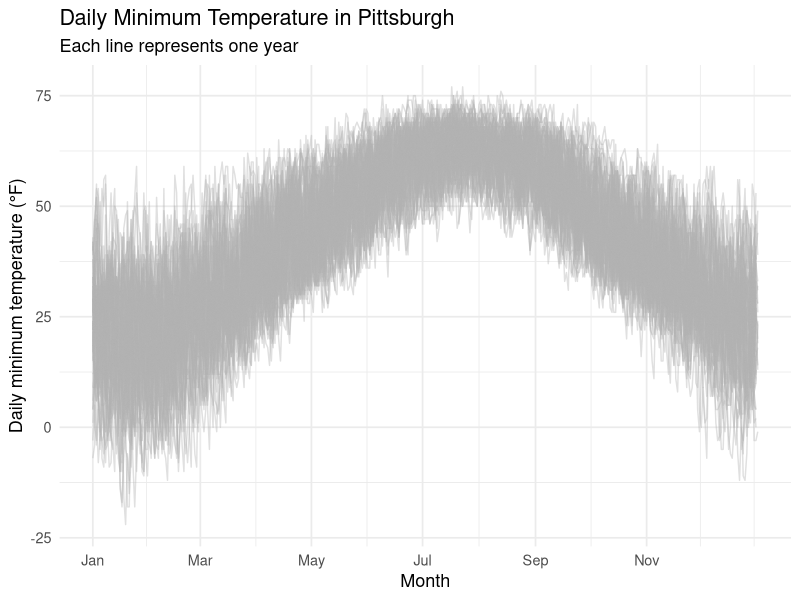
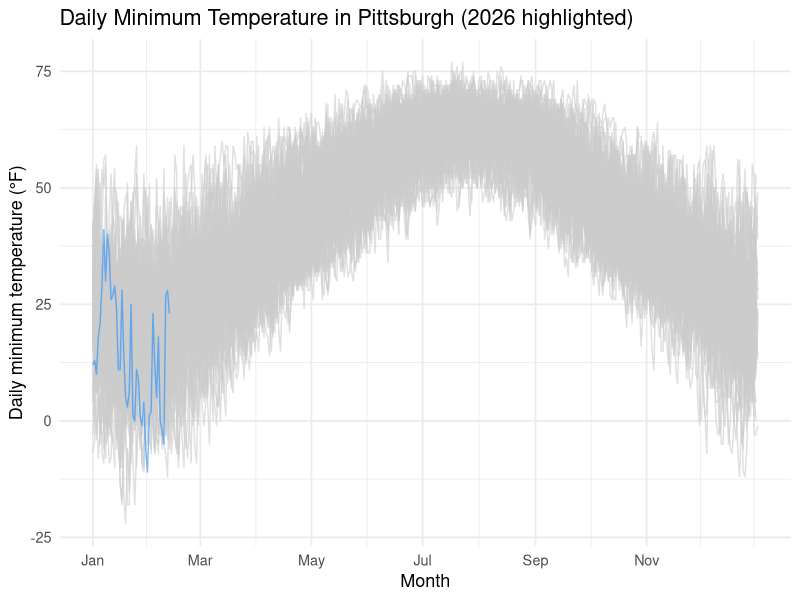
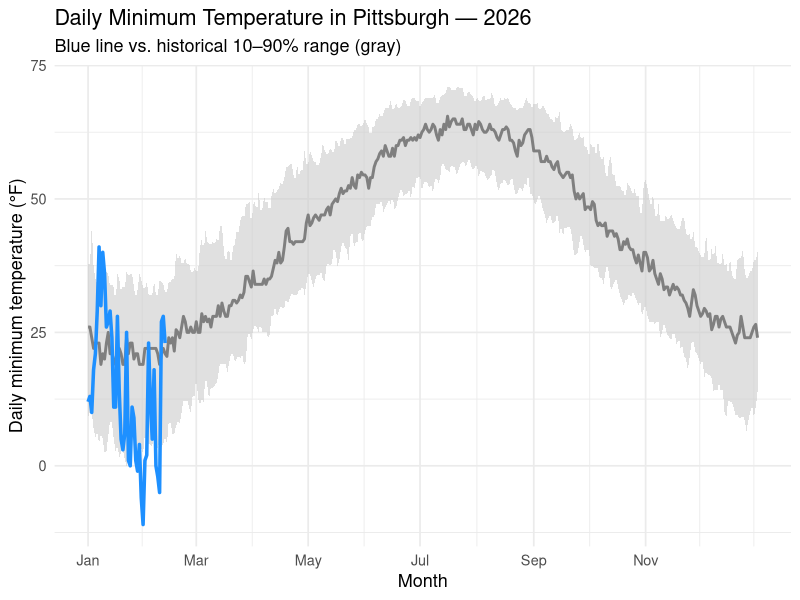
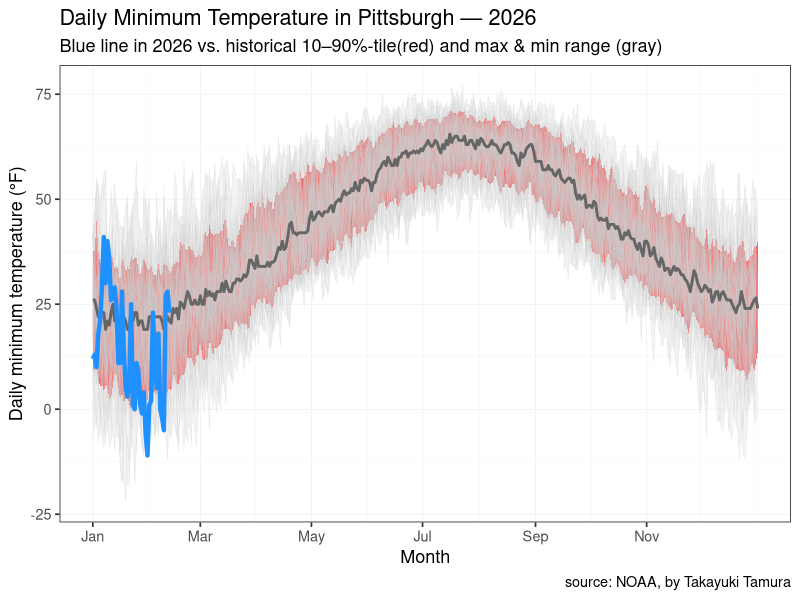
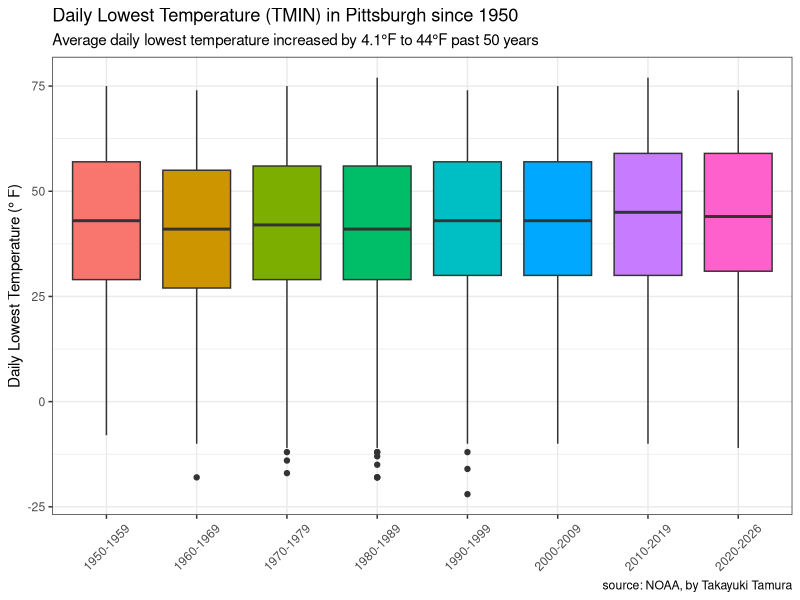
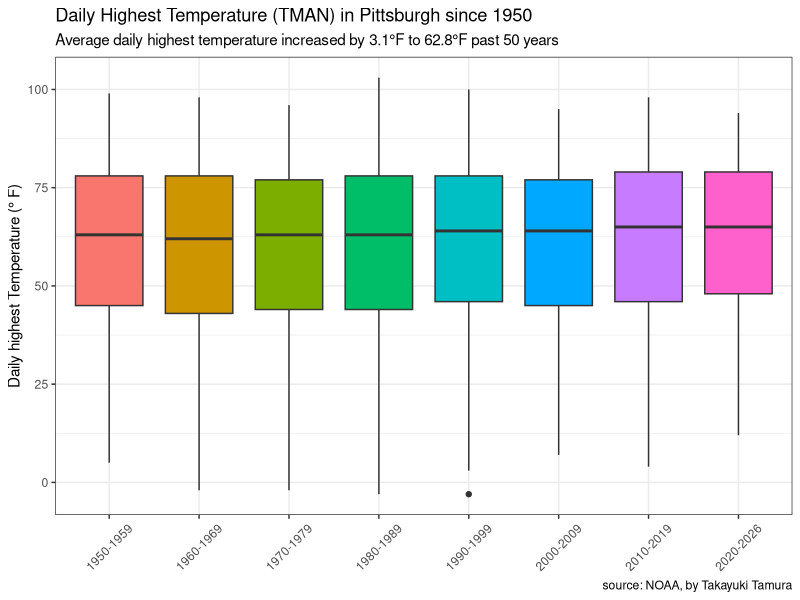

Reproduce these figures in R, in order.
library(tidyverse)
library(lubridate)
library(glue)
library(ggtext)

setwd("/Users/takayukitamura/Documents/R_Computing/pittsburgh_snow_data")

# -----------------------------
# 1) Read data
# -----------------------------

# pit <- read_csv("/Users/takayukitamura/Desktop/4209937.csv")
# 
# updates <- read_csv("/Users/takayukitamura/Desktop/4215227.csv") %>%
#   filter(DATE >= "2026-01-19")
# 
# pit <- rbind(pit, updates)
# 
# write_csv(pit, "pit.csv")

pittsburgh <- read_csv("pit.csv") %>% 
  rename_all(tolower)

highlight_year <- 2026

tmin_ds <- pittsburgh %>% 
  mutate(date = ymd(date)) %>%
  select(date, tmin) %>%
  drop_na(date, tmin) %>% 
  mutate(
    year = year(date),
    doy = yday(date)
  ) %>% 
  filter(!(month(date) == 2 & day(date) == 29))

# Plot: all years (thin gray lines)
tmin_ds %>%
  ggplot(aes(x = doy, y = tmin, group = year)) +
  geom_line(color = "gray70", alpha = 0.4) +
  scale_x_continuous(
    breaks = yday(ymd(paste0("2001-", c("01-01","03-01","05-01","07-01","09-01","11-01")))),
    labels = c("Jan","Mar","May","Jul","Sep","Nov")
  ) +
  labs(
    x = "Month",
    y = "Daily minimum temperature (°F)",
    title = "Daily Minimum Temperature in Pittsburgh",
    subtitle = "Each line represents one year"
  ) +
  theme_minimal(base_size = 13)

# highlight a specific year(2026)
tmin_ds %>%
  mutate(is_highlight = year == highlight_year) %>%
  ggplot(aes(x = doy, y = tmin, group = year, color = is_highlight)) +
  geom_line(alpha = 0.6) +
  scale_color_manual(values = c("TRUE" = "dodgerblue", "FALSE" = "gray80")) +
  scale_x_continuous(
    breaks = yday(ymd(paste0("2001-", c("01-01","03-01","05-01","07-01","09-01","11-01")))),
    labels = c("Jan","Mar","May","Jul","Sep","Nov")
  ) +
  labs(
    x = "Month",
    y = "Daily minimum temperature (°F)",
    title = glue::glue("Daily Minimum Temperature in Pittsburgh ({highlight_year} highlighted)")
  ) +
  theme_minimal(base_size = 13) +
  theme(legend.position = "none")

# Plot with histrical band + a specific year (2026)
tmin_band <- tmin_ds %>%
  group_by(doy) %>%
  summarise(
    p10 = quantile(tmin, 0.10),
    p50 = quantile(tmin, 0.50),
    p90 = quantile(tmin, 0.90),
    .groups = "drop"
  )

tmin_ds %>%
  filter(year == highlight_year) %>%
  ggplot() +
  geom_ribbon(
    data = tmin_band,
    aes(x = doy, ymin = p10, ymax = p90),
    fill = "gray80",
    alpha = 0.6
  ) +
  geom_line(
    data = tmin_band,
    aes(x = doy, y = p50),
    color = "gray50",
    linewidth = 1
  ) +
  geom_line(
    aes(x = doy, y = tmin),
    color = "dodgerblue",
    linewidth = 1.2
  ) +
  scale_x_continuous(
    breaks = yday(ymd(paste0("2001-", c("01-01","03-01","05-01","07-01","09-01","11-01")))),
    labels = c("Jan","Mar","May","Jul","Sep","Nov")
  ) +
  labs(
    x = "Month",
    y = "Daily minimum temperature (°F)",
    title = glue::glue("Daily Minimum Temperature in Pittsburgh — {highlight_year}"),
    subtitle = "Blue line vs. historical 10–90% range (gray)"
  ) +
  theme_minimal(base_size = 13)

# prep data
tmin_ds <- pittsburgh %>% 
  mutate(date = ymd(date)) %>%
  select(date, tmin) %>%
  drop_na(date, tmin) %>% 
  mutate(
    year = year(date),
    doy = yday(date)
  ) %>% 
  filter(!(month(date) == 2 & day(date) == 29))

# historical band by day-of-year
tmin_band <- tmin_ds %>% 
  group_by(doy) %>% 
  summarise(
    p10 = quantile(tmin, 0.10, na.rm = T),
    p50 = quantile(tmin, 0.50, na.rm = T),
    p90 = quantile(tmin, 0.90, na.rm = T),
    min = min(tmin, na.rm = T),
    max = max(tmin, na.rm = T),
    .groups = "drop"
  )

# plot
tmin_ds %>%
  # filter(year == highlight_year) %>%
  ggplot() +
  geom_ribbon(
    data = tmin_band,
    aes(x = doy, ymin = min, ymax = max),
    fill = "gray90",
    alpha = 0.4
  ) +
  geom_ribbon(
    data = tmin_band,
    aes(x = doy, ymin = p10, ymax = p90),
    fill = "red",
    alpha = 0.6
  ) +
  geom_line(
    data = tmin_ds,
    aes(x = doy, y = tmin, group = year),
    color = "gray80",
    linewidth = 0.25,
    alpha = 0.25
  ) +
  geom_line(
    data = tmin_band,
    aes(x = doy, y = p50),
    color = "gray40",
    linewidth = 1
  ) +
  geom_line(
    data = tmin_ds %>% filter(year == highlight_year),
    aes(x = doy, y = tmin),
    color = "dodgerblue",
    linewidth = 1.5
  ) +
  scale_x_continuous(
    breaks = yday(ymd(paste0("2001-", c("01-01","03-01","05-01","07-01","09-01","11-01")))),
    labels = c("Jan","Mar","May","Jul","Sep","Nov")
  ) +
  labs(
    x = "Month",
    y = "Daily minimum temperature (°F)",
    title = glue::glue("Daily Minimum Temperature in Pittsburgh — {highlight_year}"),
    subtitle = "Blue line in 2026 vs. historical 10–90%-tile(red) and max & min range (gray)",
    caption = "source: NOAA, by Takayuki Tamura"
  ) +
  theme_bw(base_size = 13) +
  theme(
    panel.grid.major = element_line(linewidth = 0.2),
    panel.grid.minor = element_line(linewidth = 0.1)
  )




tmin_ds$period <- cut(tmin_ds$year,
                      breaks = c(1949, 1959, 1969, 1979, 1989, 1999, 2009, 2019, 2027),
                      labels = c("1950-1959", "1960-1969", "1970-1979", "1980-1989", "1990-1999", "2000-2009", "2010-2019", "2020-2026"))

tmin_ds %>% 
  group_by(period) %>% 
  mutate(mean_tmin = mean(tmin, na_rm = T)) %>% 
  slice_head(n = 1)

tmin_ds %>% 
  drop_na(period) %>%
  ggplot(aes(x = period, y = tmin, fill = period)) +
  geom_boxplot(show.legend = F) +
  labs(x = NULL,
       y = 'Daily Lowest Temperature (\u00B0 F)',
       title = "Daily Lowest Temperature (TMIN) in Pittsburgh since 1950",
       subtitle = "Average daily lowest temperature increased by 4.1\u00B0F to 44\u00B0F past 50 years",
       caption = "source: NOAA, by Takayuki Tamura") +
  theme_bw() +
  theme(
    axis.text.x = element_text(angle = 45, vjust = 0.5)
  )

tmax_ds <- pittsburgh %>% 
  mutate(date = ymd(date)) %>%
  select(date, tmax) %>%
  drop_na(date, tmax) %>% 
  mutate(
    year = year(date),
    doy = yday(date)
  ) %>% 
  filter(!(month(date) == 2 & day(date) == 29))

tmax_ds$period <- cut(tmax_ds$year,
                      breaks = c(1949, 1959, 1969, 1979, 1989, 1999, 2009, 2019, 2027),
                      labels = c("1950-1959", "1960-1969", "1970-1979", "1980-1989", "1990-1999", "2000-2009", "2010-2019", "2020-2026"))
tmax_ds %>% 
  group_by(period) %>% 
  mutate(mean_tmax = mean(tmax, na_rm = T)) %>% 
  slice_head(n = 1)
  
tmax_ds %>% 
  drop_na(period) %>%
  ggplot(aes(x = period, y = tmax, fill = period)) +
  geom_boxplot(show.legend = F) +
  labs(x = NULL,
       y = 'Daily highest Temperature (\u00B0 F)',
       title = "Daily Highest Temperature (TMAN) in Pittsburgh since 1950",
       subtitle = "Average daily highest temperature increased by 3.1\u00B0F to 62.8\u00B0F past 50 years",
       caption = "source: NOAA, by Takayuki Tamura") +
  theme_bw() +
  theme(
    axis.text.x = element_text(angle = 45, vjust = 0.5)
  )
